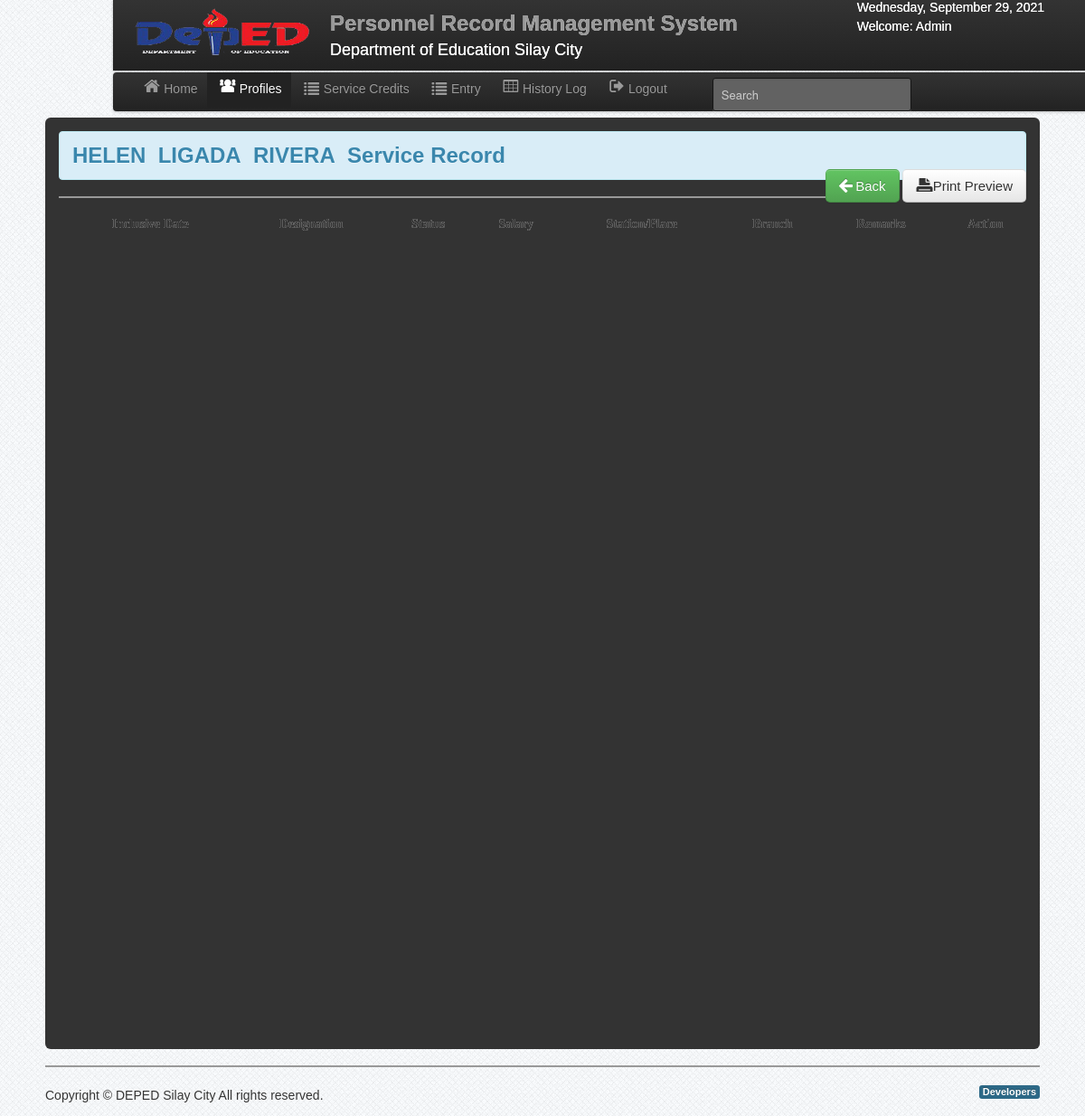
The page /view_service.php?id=103 (signed in) on the database its author committed.
### tables this page shows
CREATE TABLE IF NOT EXISTS `user` (
  `User_id` int(11) NOT NULL AUTO_INCREMENT,
  `UserName` varchar(50) NOT NULL,
  `Password` varchar(50) NOT NULL,
  `FirstName` varchar(50) NOT NULL,
  `LastName` varchar(50) NOT NULL,
  `User_Type` varchar(50) NOT NULL,
  PRIMARY KEY (`User_id`)
);

CREATE TABLE IF NOT EXISTS `employee` (
  `employeeID` int(11) NOT NULL AUTO_INCREMENT,
  `Position` varchar(50) NOT NULL,
  `salary_grade` int(11) NOT NULL,
  `step` int(11) NOT NULL,
  `LastName` varchar(50) NOT NULL,
  `FirstName` varchar(50) NOT NULL,
  `MiddleName` varchar(50) NOT NULL,
  `Sex` varchar(10) NOT NULL,
  `Date_of_Birth` varchar(50) NOT NULL,
  `birth_place` varchar(100) NOT NULL,
  `tin` varchar(50) NOT NULL,
  `Eligibility` varchar(50) NOT NULL,
  `RemarkID` int(11) NOT NULL,
  `School` varchar(150) NOT NULL,
  `location` varchar(200) NOT NULL,
  `height` varchar(3) NOT NULL,
  `weight` varchar(5) NOT NULL,
  `civil_status` varchar(50) NOT NULL,
  `citizenship` varchar(50) NOT NULL,
  `blood_type` varchar(10) NOT NULL,
  `gsis` varchar(100) NOT NULL,
  `pag_ibig` varchar(100) NOT NULL,
  `PHILHEALTH` varchar(100) NOT NULL,
  `SSS` varchar(100) NOT NULL,
  `Authorized_Salary` varchar(100) NOT NULL,
  `Actual_Salary` varchar(100) NOT NULL,
  `Status` varchar(50) NOT NULL,
  `Civil_Service_Eligibility` varchar(100) NOT NULL,
  `Remarks` varchar(100) NOT NULL,
  `Residential_Address` varchar(100) NOT NULL,
  `ZIP_CODE1` varchar(20) NOT NULL,
  `Telephone_NO` varchar(20) NOT NULL,
  `Permanent_Address` varchar(100) NOT NULL,
  `ZIP_CODE2` varchar(20) NOT NULL,
  `Email_Address` varchar(100) NOT NULL,
  `Cellphone_NO` varchar(15) NOT NULL,
  `Agency_Employee_NO` varchar(20) NOT NULL,
  `Item_Number` varchar(50) NOT NULL,
  `Area_Code` varchar(50) NOT NULL,
  `Area_Type` varchar(50) NOT NULL,
  `ATTRIBUTION` varchar(50) NOT NULL,
  `Employee_No` varchar(50) NOT NULL,
  `qualification` varchar(100) NOT NULL,
  `Classification` varchar(100) NOT NULL,
  `District` varchar(100) NOT NULL,
  PRIMARY KEY (`employeeID`)
);

### session.php (called while the page is built, shortened)
<?php
$id_session=$_SESSION['id'];
?>

### view_service.php (the view, shortened to what this page needs)
<?php include('dbcon.php'); include('session.php');include('header.php'); $get_id=$_GET['id'];?>
<body>
 <?php include('nav-top.php'); ?>
    <div class="navbar navbar-fixed-top1">
        <div class="navbar-inner">
            <div class="container">
                <div class="marg">
                    <ul class="nav">
                        <li>
                            <a href="home.php"><i class="icon-home icon-large"></i>Home</a>
                        </li>
                        <li class="active"><a href="emp_profiles.php"><i class="icon-group icon-large"></i>Profiles</a></li>
                        <li><a href="leave_record.php"><i class="icon-list icon-large"></i>Service Credits</a></li>
                        <li><a href="entry.php"><i class="icon-list icon-large"></i>Entry</a></li>
                        <li><a href="history_log.php"><i class="icon-table icon-large"></i>History Log</a></li>
                        <li><a id="logout" data-toggle="modal" href="#myModal"><i class="icon-signout icon-large"></i>Logout</a></li>
                        <form  method="POST" action="search.php" class="navbar-search pull-right">
                            <input type="text" name="search" class="search-query" placeholder="Search">
                        </form>
                    </ul>
                </div>
            </div>
        </div>
    </div>
<div class="wrapper">
<div id="element" class="hero-body">
<?php $result=mysqli_query($conn,"select * from employee where employeeID='$get_id'")or die (mysqli_error());
$get_row=mysqli_fetch_array($result);
 ?>
     <div class="alert alert-info">
<h2><font color=""><?php echo $get_row['FirstName']; ?>&nbsp;&nbsp;<?php echo $get_row['MiddleName']; ?>&nbsp;&nbsp;<?php echo $get_row['LastName']; ?>&nbsp; Service Record</font></h2>
    </div>
<div class="button-back">
<a class="btn  btn-large btn-success" href="emp_profiles.php"><i class="icon-arrow-left icon-large"></i>&nbsp;Back</a>
        <a href="service_view.php<?php echo '?id='.$get_id; ?>" class="btn  btn-large"><i class="icon-print icon-large"></i>&nbsp;Print Preview</a>
</div>
<hr>
<table class="users-table">
        <div class="demo_jui">
            <table cellpadding="0" cellspacing="0" border="0" class="display" id="log" class="jtable">
                <thead>
                    <tr>
                       <th>Inclusive Date</th>
                <th>Designation</th>
                <th>Status</th>
                <th>Salary</th>
                <th>Station/Place</th>
                <th>Branch</th>
                <th>Remarks</th>
                <th>Action</th>
                    </tr>
                </thead>
            </table>
</div>
<?php include('footer.php');?>
</div>
</body>

### nav-top.php
<div class="navbar navbar-fixed-top">
    <div class="navbar-inner">
        <div class="container">
            <div class="marg_top">
                <a class="brand">
                    <img src="img/logo.png" width="200" height="58">
                </a>
                <a class="brand">
                    <h2>Personnel Record Management System</h2>
                    <div class="chmsc_nav"><font size="4" color="white">Department of Education Silay City</font></div>
                </a>
                <div class="pull-right">
                    <font color="white">
                        <?php
                            $Today=date('y:m:d');
                            $new=date('l, F d, Y',strtotime($Today));
                            echo $new; ?>
                        <p>
                            <?php
                                $user_query=mysqli_query($conn,"select *  from user where User_id='$id_session'")or die(mysqli_error());
                                $row=mysqli_fetch_array($user_query);
                                echo 'Welcome:'." ".$row['User_Type'];
                            ?>
                        </p>
                    </font>
                </div>
            </div>
        </div>
    </div>
	</div>

### css/style.css (style rules this page uses)
* { margin:0; padding:0; }
body { font-family:"Trebuchet MS", "Myriad Pro", Arial, sans-serif; font-size:14px; background: #fff url(../img/bg.png) repeat top left; color:#333; text-shadow:0px 0px 0px #fff;; }
a { color:#777; }
p { padding:5px 0px; }
.wrapper { width:1100px; margin:10px auto; min-height:550px; }

### css/datatable/demo_table_jui.css (style rules this page uses)
table.display thead th { cursor: pointer; padding: 3px 0 3px 10px; }
table.display { border-collapse: collapse; clear: both; margin: 0 auto; width: 100%; }

### rows shown on the page
user: User_Type "Admin"
employee: FirstName "HELEN", MiddleName "LIGADA", LastName "RIVERA"
